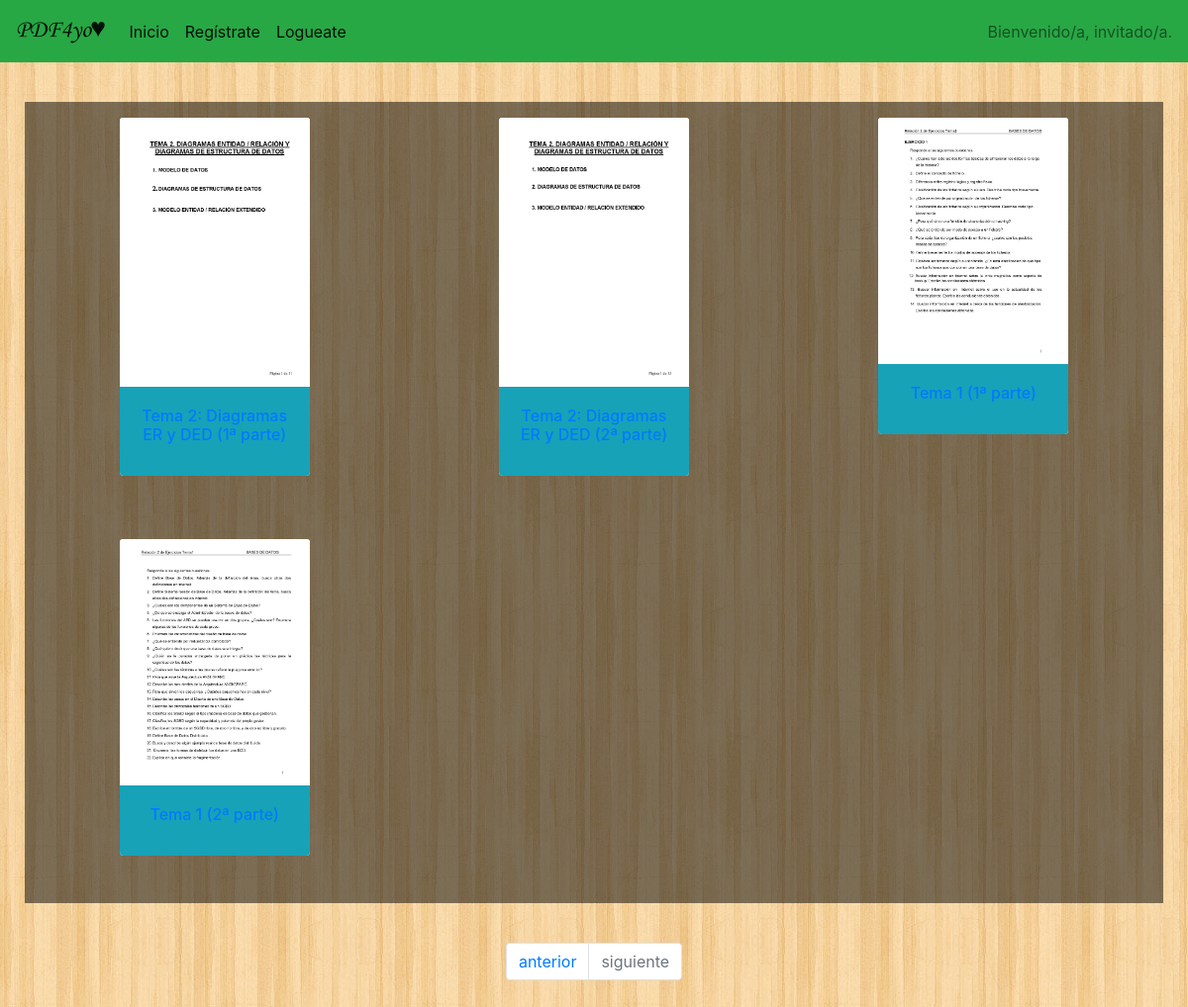
/index.php?p=3, run on the app's committed database.
### tables this page shows
CREATE TABLE `pdf` (
  `idPdf` int(11) NOT NULL,
  `imgPortada` varchar(255) NOT NULL DEFAULT 'vacio.png',
  `infoPdf` text NOT NULL,
  `nombrePdf` varchar(50) DEFAULT NULL,
  `downloadPdf` varchar(255) DEFAULT NULL,
  `premium` tinyint(1) DEFAULT '0'
);

### libs/Database.php (called while the page is built, shortened)
<?php
	class Database {
		private $host = "localhost" ;
		private $dbName ;
		private $dbUser ;
		private $dbPass ;
		private $sqli = null ;
		private $result = null ;
		private static $instance = null ;
		private function __construct($dbu, $dbp, $dbn) {
			$this->dbUser = $dbu ;
			$this->dbPass = $dbp ;
			$this->dbName = $dbn ;
		}
		public static function getInstance($dbu, $dbp, $dbn)
		{
			if (Database::$instance==null)
				Database::$instance = new Database($dbu, $dbp, $dbn) ;
			return Database::$instance ;
		}
		private function connect()
		{
			$this->sqli = new mysqli($this->host, $this->dbUser, $this->dbPass)
						  or die("ERROR: Ha fallado la conexión con la base de datos.") ;
			$this->sqli->select_db($this->dbName) ;
			$this->sqli->set_charset("utf8") ;
		}
		public function query($sql):bool
		{
			$this->result = $this->sqli->query($sql)
								or die("ERROR: Error de acceso a la base de datos") ;
			if (is_object($this->result))
				return ($this->result->num_rows > 0) ;
			return $this->result ;
		}
		public function getObject($cls = "StdClass")
		{
			return $this->result->fetch_object($cls) ;
		}
}

### libs/Pdf.php (called while the page is built, shortened)
<?php
	class Pdf {
		private $base_url = "http://localhost/pdf4you/covers" ;
		private $idPdf ;
		private $imgPortada ;
		private $nombrePdf ;
	    public function getIdPdf() {
	      return $this->idPdf;
	    }
	    public function getImgPortada()
	    {
	        return $this->base_url.$this->imgPortada;
	    }
	    public function getNombrePdf() {
	        return $this->nombrePdf;
	    }
}

### index.php (the view, shortened to what this page needs)
<?php
	require_once "libs/Pdf.php" ;
	require_once "libs/Sesion.php" ;
	require_once "libs/Database.php" ;
	require_once "libs/navbar.php" ;
?>
		<div class="content">
			<?php
				$db = Database::getInstance("root", "", "pdf4you") ;
				$db->query("SELECT COUNT(*) AS total FROM pdf ;") ;
				$item = $db->getObject() ;
				$total = $item->total ;
				$pag = isset($_GET["p"])?$_GET["p"]:1 ;
				$ini = ($pag - 1) * MAX_ITEM ;
				if (!$db->query("SELECT * FROM pdf LIMIT $ini, " . MAX_ITEM . " ;")){
					mostrarAlerta("No existen PDFs en la base de datos", "danger") ;
				} else {
					echo "<div class=\"row pb-5 pt-3 fondoPdf\">" ;
					$contCol = 0;
					do {
						$col = 0;
						while (($col < MAX_COL) && ($item = $db->getObject("Pdf"))){
			?>
							<div class="col col-lg-4">
								<div class="card mx-auto" style="width:12rem;">
									<img src="<?= $item->getImgPortada() ?>" class="card-img-top" />
									<div class="card-body text-center bg-info rounded-bottom">
										<a href="verPdf.php?id=<?= $item->getIdPdf() ?>">
											<h6 class="card-title"><?= $item->getNombrePdf() ?></h6>
										</a>
									</div>
								</div>
							</div>
			<?php
							$col++ ;
							$contCol++;
						}
						if ($contCol == MAX_COL){echo "</div><div class=\"row pb-5 pt-3 fondoPdf\">" ; }
					}  while ($item);
					echo "</div>" ;
					$ant_cond = ($pag==1) ;
					$sig_cond = (($pag*MAX_ITEM) >= $total) ;
			?>
			<nav aria-label="paginación">
				<ul class="pagination justify-content-center">
					<li class="page-item <?= $ant_cond?"disabled":"" ?>">
						<a class="page-link" href="<?= $ant_cond?"#":"index.php?p=".($pag-1) ?>">anterior</a>
					</li>
					<li class="page-item <?= $sig_cond?"disabled":"" ?>">
						<a class="page-link" href="<?= $sig_cond?"#":"index.php?p=".($pag+1) ?>">siguiente</a>
					</li>
				</ul>
			</nav>
			<?php
				}
			?>
		</div>
	</div>
</body>
</html>

### css/pdf4youcss.css (style rules this page uses)
body { background-image: url('../images/fondo.jpg'); }
.fondoPdf { background-color: rgba(0, 0, 0, 0.5); }
.content { padding: 40px; }
.pagination { margin-top: 40px !important; }
.card, .card-footer { border: none !important ; }

### data on the page
pdf: imgPortada (picture), nombrePdf "Tema 2: Diagramas ER y DED (1ª parte)"
pdf: imgPortada (picture), nombrePdf "Tema 2: Diagramas ER y DED (2ª parte)"
pdf: imgPortada (picture), nombrePdf "Tema 1 (1ª parte)"
pdf: imgPortada (picture), nombrePdf "Tema 1 (2ª parte)"
